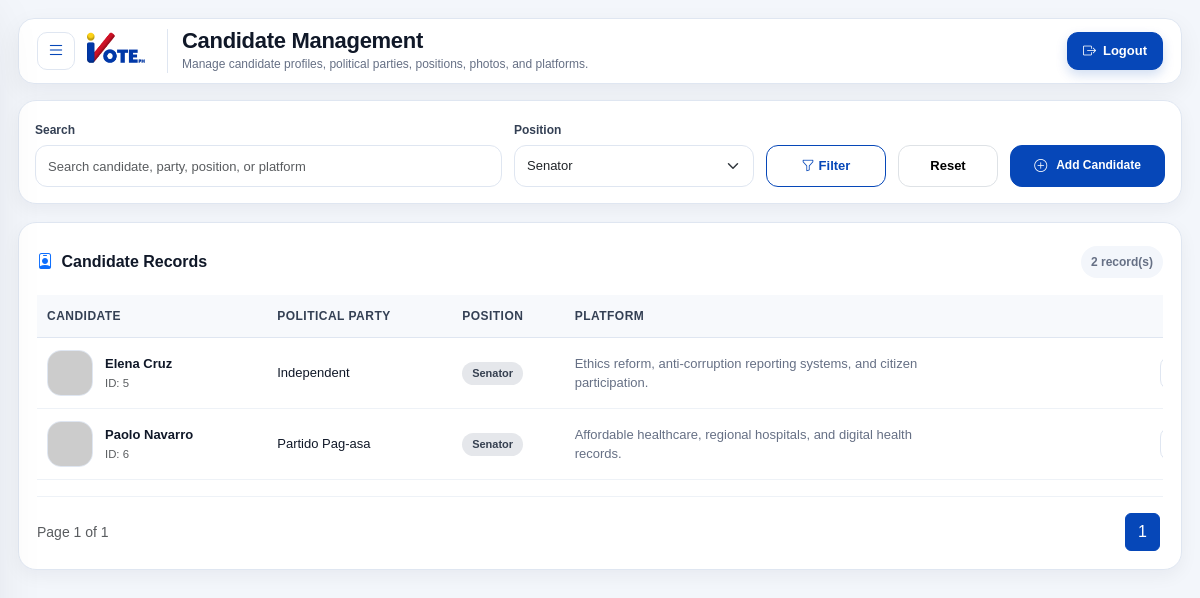
Screenshot of /admin/admin/candidates.php?position_id=3 (signed in) with the database file from the repository.
### tables this page shows
CREATE TABLE candidates (
    candidate_id INT UNSIGNED AUTO_INCREMENT PRIMARY KEY,
    full_name VARCHAR(150) NOT NULL,
    political_party VARCHAR(150) NOT NULL,
    position_id INT UNSIGNED NOT NULL,
    photo VARCHAR(255) NULL,
    platform TEXT NOT NULL,

    created_at TIMESTAMP NOT NULL DEFAULT CURRENT_TIMESTAMP,
    updated_at TIMESTAMP NOT NULL DEFAULT CURRENT_TIMESTAMP ON UPDATE CURRENT_TIMESTAMP,

    INDEX idx_candidates_position_id (position_id),
    UNIQUE KEY uq_candidates_candidate_position (candidate_id, position_id),

    CONSTRAINT fk_candidates_position
        FOREIGN KEY (position_id)
        REFERENCES positions(position_id)
        ON UPDATE CASCADE
        ON DELETE RESTRICT
);

CREATE TABLE positions (
    position_id INT UNSIGNED AUTO_INCREMENT PRIMARY KEY,
    position_name VARCHAR(100) NOT NULL,

     
    description TEXT NULL,
    max_votes INT UNSIGNED NOT NULL DEFAULT 1,
    display_order INT UNSIGNED NOT NULL DEFAULT 0,

    created_at TIMESTAMP NOT NULL DEFAULT CURRENT_TIMESTAMP,
    updated_at TIMESTAMP NOT NULL DEFAULT CURRENT_TIMESTAMP ON UPDATE CURRENT_TIMESTAMP,

    UNIQUE KEY uq_positions_name (position_name),
    INDEX idx_positions_display_order (display_order)
);

### admin/helpers/functions.php (called while the page is built, shortened)
<?php
function e($value)
{
    return htmlspecialchars((string) $value, ENT_QUOTES, 'UTF-8');
}
function candidate_photo_url($filename)
{
    if (!$filename) {
        return 'https://ui-avatars.com/api/?background=0d47a1&color=fff&name=Candidate';
    }
    return url('assets/uploads/candidates/' . rawurlencode($filename));
}
function paginate($total, $page, $perPage)
{
    $totalPages = max(1, (int) ceil($total / $perPage));
    $page = max(1, min($page, $totalPages));
    $offset = ($page - 1) * $perPage;
    return array($page, $totalPages, $offset);
}
?>

### admin/admin/candidates.php (the view, shortened to what this page needs)
<?php
require_once dirname(__FILE__) . '/../helpers/functions.php';
$pdo = db();
function candidate_modal_id($candidate_id, $prefix)
{
    return $prefix . preg_replace('/[^A-Za-z0-9_]/', '_', (string) $candidate_id);
}
    ?>
    <?php
try {
    $positions_stmt = $pdo->query("
        SELECT position_id, position_name, max_votes
        FROM positions
        ORDER BY position_id ASC
    ");
    $positions = $positions_stmt->fetchAll(PDO::FETCH_ASSOC);
} catch (Exception $e) {
    $positions = array();
}
$search = isset($_GET['search']) ? trim((string) $_GET['search']) : '';
$position_filter = isset($_GET['position_id']) ? trim((string) $_GET['position_id']) : '';
$page = isset($_GET['page']) ? (int) $_GET['page'] : 1;
$per_page = 10;
$where = array();
$params = array();
if ($position_filter != '') {
    $where[] = "c.position_id = :position_id";
    $params[':position_id'] = $position_filter;
}
$where_sql = '';
if (count($where) > 0) {
    $where_sql = 'WHERE ' . implode(' AND ', $where);
}
$count_sql = "
    SELECT COUNT(*)
    FROM candidates c
    LEFT JOIN positions p ON c.position_id = p.position_id
    $where_sql
";
$count_stmt = $pdo->prepare($count_sql);
foreach ($params as $key => $value) {
    $count_stmt->bindValue($key, $value);
}
$count_stmt->execute();
$total_rows = (int) $count_stmt->fetchColumn();
$pagination = paginate($total_rows, $page, $per_page);
$page = $pagination[0];
$total_pages = $pagination[1];
$offset = $pagination[2];
$sql = "
    SELECT
        c.candidate_id,
        c.full_name,
        c.political_party,
        c.position_id,
        c.photo,
        c.platform,
        p.position_name
    FROM candidates c
    LEFT JOIN positions p ON c.position_id = p.position_id
    $where_sql
    ORDER BY p.position_id ASC, c.candidate_id ASC
    LIMIT :limit OFFSET :offset
";
$stmt = $pdo->prepare($sql);
foreach ($params as $key => $value) {
    $stmt->bindValue($key, $value);
}
$stmt->bindValue(':limit', (int) $per_page, PDO::PARAM_INT);
$stmt->bindValue(':offset', (int) $offset, PDO::PARAM_INT);
$stmt->execute();
$candidates = $stmt->fetchAll(PDO::FETCH_ASSOC);
require_once dirname(__FILE__) . '/../includes/header.php';
require_once dirname(__FILE__) . '/../includes/sidebar.php';
?>
<div class="ivote-management-page">
    <div class="ivote-filter-card">
        <form method="GET" action="candidates.php" class="ivote-filter-form">
            <div>
                <label class="form-label">Search</label>
                <input type="text" name="search" class="form-control" value="<?php echo e($search); ?>" placeholder="Search candidate, party, position, or platform">
            </div>
            <div>
                <label class="form-label">Position</label>
                <select name="position_id" class="form-select">
                    <?php foreach ($positions as $position) { ?>
                        <option value="<?php echo e($position['position_id']); ?>" <?php echo ($position_filter == $position['position_id']) ? 'selected' : ''; ?>>
                            <?php echo e($position['position_name']); ?>
                        </option>
                    <?php } ?>
                </select>
            </div>
            <button type="submit" class="btn btn-ivote-outline">
                <i class="bi bi-funnel me-1"></i>
                Filter
            </button>
            <a href="candidates.php" class="btn btn-light border ivote-reset-btn">
                Reset
            </a>
            <button type="button" class="btn btn-ivote" data-bs-toggle="modal" data-bs-target="#addCandidateModal">
                <i class="bi bi-plus-circle me-1"></i>
                Add Candidate
            </button>
        </form>
    </div>
    <div class="ivote-card ivote-data-card">
        <div class="ivote-card-header">
            <h3 class="ivote-section-title">
                <i class="bi bi-person-badge text-primary me-1"></i>
                Candidate Records
            </h3>
            <span class="ivote-record-count">
                <?php echo number_format($total_rows); ?> record(s)
            </span>
        </div>
        <div class="table-responsive">
            <table class="table ivote-management-table">
                <thead>
                    <tr>
                        <th>Candidate</th>
                        <th>Political Party</th>
                        <th>Position</th>
                        <th>Platform</th>
                        <th class="text-end">Actions</th>
                    </tr>
                </thead>
                <tbody>
                    <?php if (count($candidates) > 0) { ?>
                        <?php foreach ($candidates as $candidate) { ?>
                            <?php
                                $view_modal = candidate_modal_id($candidate['candidate_id'], 'viewCandidate');
                                $photo_url = candidate_photo_url($candidate['photo']);
                            ?>
                            <tr>
                                <td>
                                    <div class="ivote-candidate-cell">
                                        <img src="<?php echo e($photo_url); ?>" alt="Candidate Photo">
                                        <div>
                                            <div class="fw-bold"><?php echo e($candidate['full_name']); ?></div>
                                            <small class="text-muted">ID: <?php echo e($candidate['candidate_id']); ?></small>
                                        </div>
                                    </div>
                                </td>
                                <td><?php echo e($candidate['political_party'] ? $candidate['political_party'] : 'Independent'); ?></td>
                                <td>
                                    <span class="badge text-bg-secondary">
                                        <?php echo e($candidate['position_name'] ? $candidate['position_name'] : 'No Position'); ?>
                                    </span>
                                </td>
                                <td>
                                    <span class="ivote-platform-preview">
                                        <?php
                                            $platform = trim((string) $candidate['platform']);
                                            if ($platform == '') {
                                                echo 'No platform provided.';
                                            } else {
                                                echo e(strlen($platform) > 80 ? substr($platform, 0, 80) . '...' : $platform);
                                            }
                                        ?>
                                    </span>
                                </td>
                                <td class="text-end">
                                    <button type="button" class="btn btn-sm btn-ivote-icon" data-bs-toggle="modal" data-bs-target="#<?php echo e($view_modal); ?>">
                                    </button>
                                </td>
                            </tr>
                        <?php } ?>
                    <?php } ?>
                </tbody>
            </table>
        </div>
        <div class="ivote-pagination-wrap">
            <div class="text-muted small">
                Page <?php echo number_format($page); ?> of <?php echo number_format($total_pages); ?>
            </div>
            <nav>
                <ul class="pagination mb-0">
                    <?php for ($i = 1; $i <= $total_pages; $i++) { ?>
                        <li class="page-item <?php echo ($i == $page) ? 'active' : ''; ?>">
                            <a class="page-link" href="candidates.php?search=<?php echo urlencode($search); ?>&position_id=<?php echo urlencode($position_filter); ?>&page=<?php echo $i; ?>">
                                <?php echo $i; ?>
                            </a>
                        </li>
                    <?php } ?>
                </ul>
            </nav>
        </div>
    </div>
</div>
<?php
require_once dirname(__FILE__) . '/../includes/footer.php';
?>

### rows the page displays
candidates: full_name "Elena Cruz", candidate_id "5", political_party "Independent", position.position_name "Senator", platform "Ethics reform, anti-corruption reporting systems, and citizen participation."
candidates: full_name "Paolo Navarro", candidate_id "6", political_party "Partido Pag-asa", position.position_name "Senator", platform "Affordable healthcare, regional hospitals, and digital health records."

### other values shown
$page_title "Candidate Management"
$page_subtitle "Manage candidate profiles, political parties, positions, photos, and platforms."
$total_rows "2"
$page "1"
$total_pages "1"
form field position_id "Senator"
